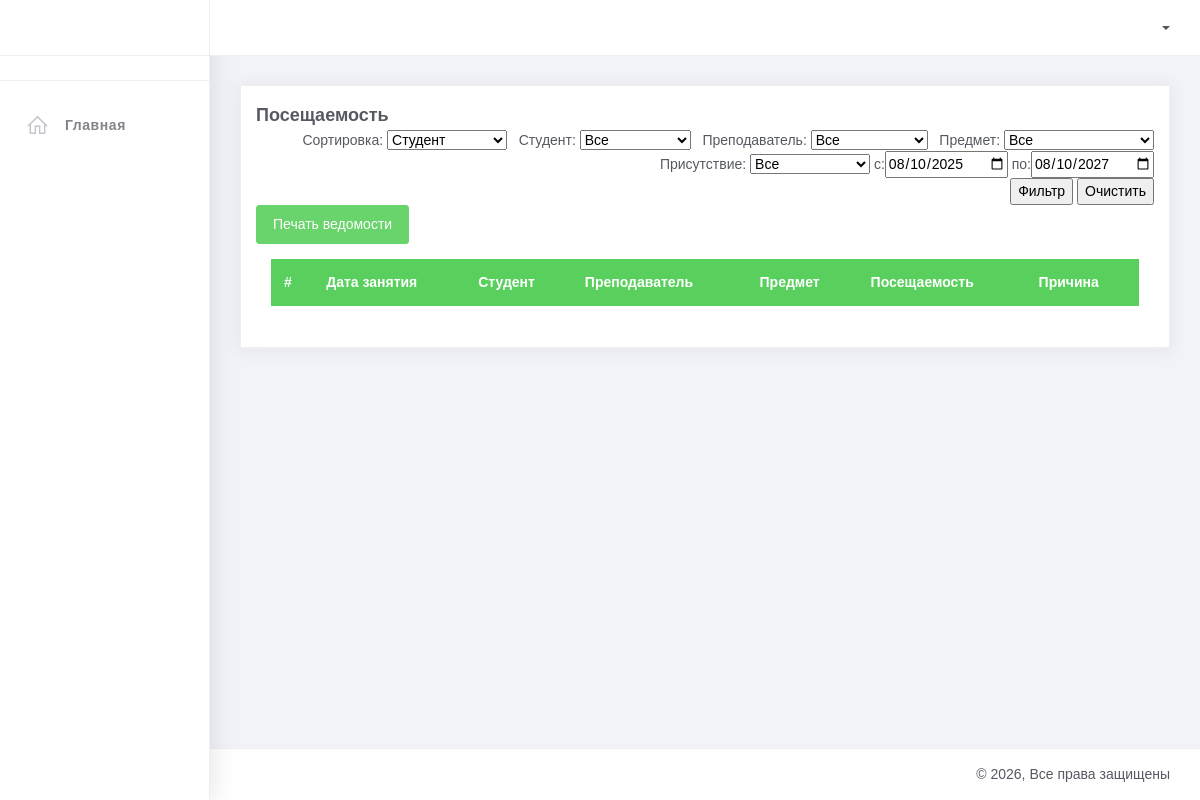
Before: /controlperformance/attendancedean.php with the older database file.
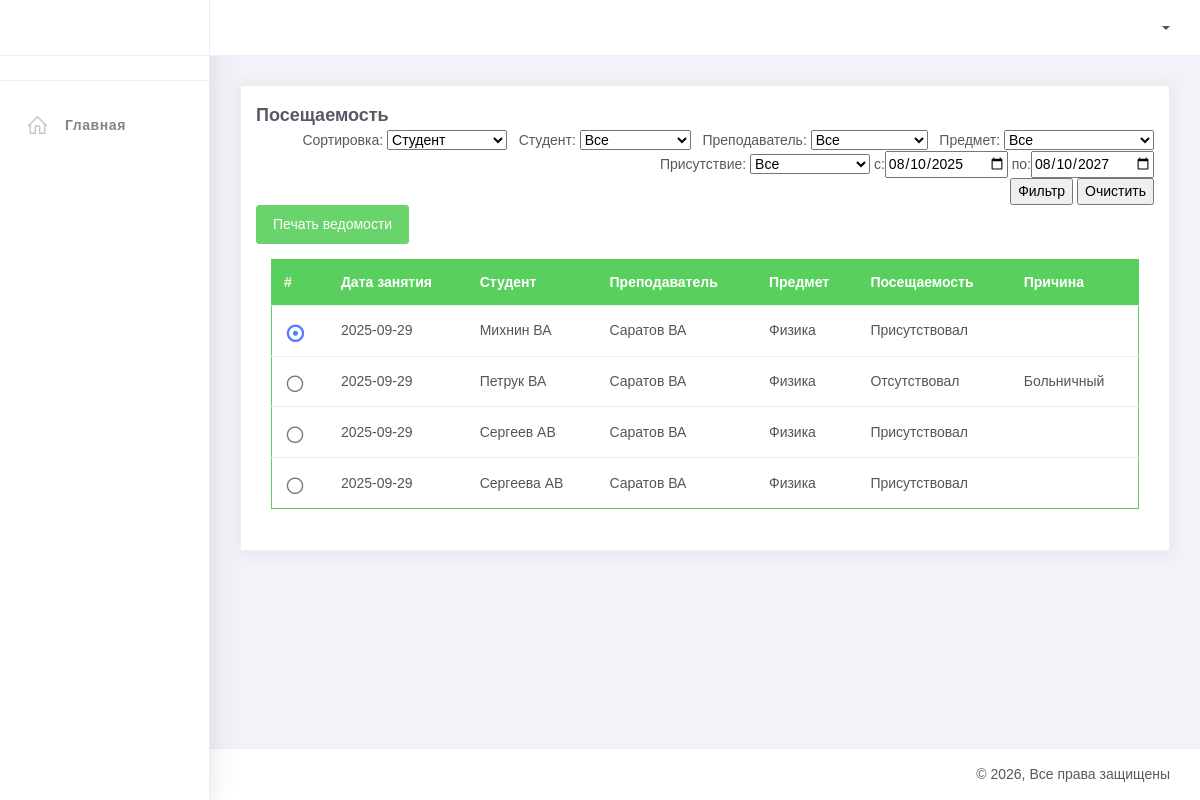
After: the same page with the newer database file.
### tables this page shows
CREATE TABLE `study` (
  `idstudy` int(11) NOT NULL,
  `idsubject` int(11) NOT NULL,
  `datestudy` date DEFAULT NULL,
  `idteacher` int(11) NOT NULL,
  `idsquad` int(11) NOT NULL,
  `idcategory` int(11) NOT NULL
);

CREATE TABLE `student` (
  `ticket` varchar(40) DEFAULT NULL,
  `student` varchar(40) DEFAULT NULL,
  `idstudent` int(11) NOT NULL,
  `idsquad` int(11) NOT NULL,
  `datebirth` date DEFAULT NULL
);

CREATE TABLE `teacher` (
  `teacher` varchar(40) DEFAULT NULL,
  `experience` date DEFAULT NULL,
  `idteacher` int(11) NOT NULL,
  `degree` varchar(40) DEFAULT NULL
);

CREATE TABLE `subject` (
  `idsubject` int(11) NOT NULL,
  `subject` varchar(40) DEFAULT NULL
);

CREATE TABLE `attendance` (
  `idattendance` int(11) NOT NULL,
  `attendance` varchar(40) DEFAULT NULL,
  `idstudent` int(11) NOT NULL,
  `idstudy` int(11) NOT NULL,
  `cause` varchar(40) DEFAULT NULL
);

### controlperformance/attendancedean.php (the view, shortened to what this page needs)
 <?
require "option.php";
?>
<!DOCTYPE html>
<html>
<head>
    <link rel="stylesheet" href="assets/css/bootstrap.min.css">
    <link rel="stylesheet" href="assets/css/ready.css">
</head>
<body>
<?
$filter = $_GET["filter"];
$sort   = $_GET["sort"];
if ($filter == 0) {
    $date1 = (date("Y")-1)."-".date("m")."-".date("d");
    $date2 = (date("Y")+1)."-".date("m")."-".date("d");
} else {
    $date1 = $_POST['date1'];
    $date2 = $_POST['date2'];
}
$s = "SELECT * from study, attendance, student, teacher, subject
      where study.idstudy=attendance.idstudy
      and attendance.idstudent=student.idstudent
      and study.idsubject=subject.idsubject
      and study.idteacher=teacher.idteacher";
$s .= " and datestudy>='$date1' and datestudy<='$date2' ";
if ($sort == 1) {
    $fieldsort = $_POST['sortname'];
    $s .= " order by $fieldsort";
} else {
    $s .= " order by student";
}
$r = mysqli_query($dbcnx, $s);
?>
    <div class="wrapper">
        <div class="main-header">
            <div class="logo-header">
            </div>
            <nav class="navbar navbar-header navbar-expand-lg">
                <div class="container-fluid">
                    <ul class="navbar-nav topbar-nav ml-md-auto align-items-center">
                        <li class="nav-item dropdown">
                            <a class="dropdown-toggle profile-pic" data-toggle="dropdown" href="#">
                                <span><? echo $usersystem;?></span>
                            </a>
                        </li>
                    </ul>
                </div>
            </nav>
        </div>
        <? require "menu.php";  ?>
        <div class="main-panel">
            <div class="content">
                <div class="container-fluid">
                    <div class="card">
                        <form name="form2" method="post">
                            <div class="card-header">
                                <div class="card-title">Посещаемость</div>
                                <div align="right">
                                    Сортировка:
                                    <select name="sortname" style="height:22; width:auto" onChange="this.form.action='attendancedean.php?sort=1&filter=<? echo $filter;?>'; this.form.submit();">
                                        <option value="student" <? if ($fieldsort=="student") {?> selected="selected" <? }?>>Студент </option>
                                    </select>
                                    &nbsp;&nbsp;Студент:
                                    <select name="FilterValue1">
                                        <option value="Все" selected=selected> Все</option>
                                    </select>
                                    &nbsp;&nbsp;Преподаватель:
                                    <select name="FilterValue2">
                                        <option value="Все" selected=selected> Все</option>
                                    </select>
                                    &nbsp;&nbsp;Предмет:
                                    <select name="FilterValue3">
                                        <option value="Все" selected=selected> Все</option>
                                    </select>
                                    &nbsp;&nbsp;Присутствие:
                                    <select name="FilterValue4">
                                        <option value="Все" selected=selected> Все</option>
                                    </select>
                                    с:<input name="date1" value="<? echo "$date1";?>" type="date">
                                    по:<input name="date2" type="date" value="<? echo "$date2";?>" >
                                    <br>
                                    <input type="button" name="button1" onclick="this.form.action='attendancedean.php?filter=1&sort=<? echo $sort;?>'; this.form.submit();" value="Фильтр">
                                    <input type="button" name="button2" onclick="this.form.action='attendancedean.php?filter=0&sort=<? echo $sort;?>'; this.form.submit();" value="Очистить">
                                    <br>
                                    <div align="left">
                                        <input type="button" class="btn btn-success" name="button" onclick="this.form.action='expattendancedean.php?sort=<? echo $sort;?>&filter=<? echo $filter;?>'; this.form.submit();" value="Печать ведомости">
                                    </div>
                                </div>
                                <div class="card-body">
                                    <table class="table table-head-bg-success">
                                        <thead>
                                            <tr>
                                                <th scope="col">#</th>
                                                <th scope="col">Дата занятия</th>
                                                <th scope="col">Студент</th>
                                                <th scope="col">Преподаватель</th>
                                                <th scope="col">Предмет</th>
                                                <th scope="col">Посещаемость</th>
                                                <th scope="col">Причина</th>
                                            </tr>
                                        </thead>
                                        <tbody>
                                        <?
                                        while ($f = mysqli_fetch_array($r)) {
                                            echo "<tr>";
                                            ?>
                                            <td>
                                                <label class="form-radio-input">
                                                    <span class="form-radio-sign"></span>
                                                </label>
                                            </td>
                                            <?
                                            echo "
                                            <td> $f[datestudy]</td>
                                            <td> $f[student]</td>
                                            <td> $f[teacher]</td>
                                            <td> $f[subject]</td>
                                            <td> $f[attendance]</td>
                                            <td> $f[cause]</td>
                                            ";
                                            echo "</tr>";
                                        }
                                        ?>
                                        </tbody>
                                    </table>
                                </div>
                            </div>
                        </form>
                    </div>
                </div>
            </div>
            <footer class="footer">
                <div class="container-fluid">
                    <div class="copyright ml-auto">
                        &copy; <? echo Date("Y");?>, Все права защищены
                    </div>
                </div>
            </footer>
        </div>
    </div>
</body>
</html>

### controlperformance/menu.php (shortened to what this page needs)
<div class="sidebar">
	<div class="scrollbar-inner sidebar-wrapper">
		<div class="user">
		</div>
                	<ul class="nav">
<li class="nav-item">
				<a href="index.php">
					<i class="la la-home"></i>
					<p>Главная</p>
				</a>
</li>
</ul>
	</div>
</div>

Changed rows visible on the page:
added study: datestudy "2025-09-29", student.student "Михнин ВА", idteacher.teacher "Саратов ВА", idsubject.subject "Физика", attendance.attendance "Присутствовал", student.student "Петрук ВА", attendance.attendance "Отсутствовал", attendance.cause "Больничный", student.student "Сергеев АВ", student.student "Сергеева АВ"
